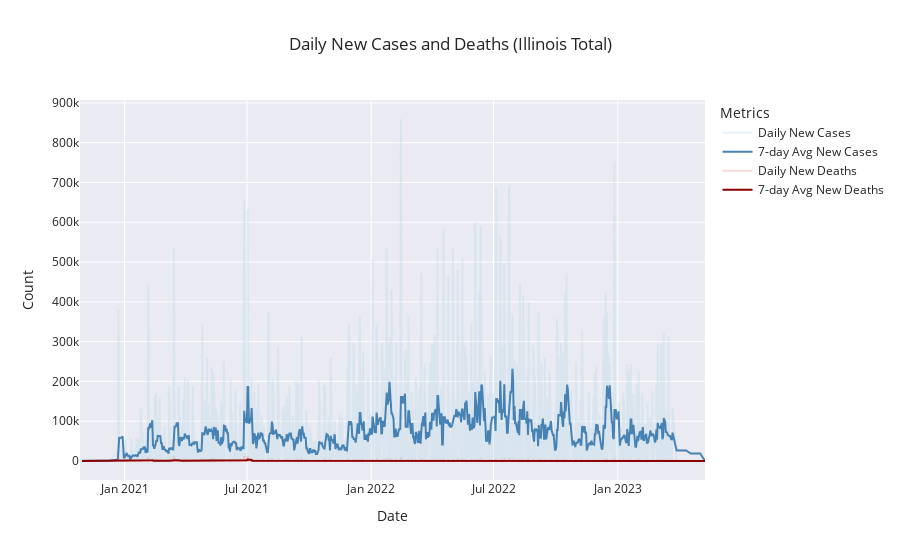

Source (notebook cell):
### Code cell
import plotly.graph_objects as go

# Create a Plotly figure
fig = go.Figure()

# Add daily new cases
fig.add_trace(go.Scatter(
    x=outcomes_time.index,
    y=outcomes_time['new_cases'],
    mode='lines',
    name='Daily New Cases',
    line=dict(color='lightblue', width=2),
    opacity=0.3
))

# Add 7-day rolling average of new cases
fig.add_trace(go.Scatter(
    x=outcomes_time.index,
    y=outcomes_time['new_cases_7d'],
    mode='lines',
    name='7-day Avg New Cases',
    line=dict(color='steelblue', width=2)
))

# Add daily new deaths
fig.add_trace(go.Scatter(
    x=outcomes_time.index,
    y=outcomes_time['new_deaths'],
    mode='lines',
    name='Daily New Deaths',
    line=dict(color='lightcoral', width=2),
    opacity=0.3
))

# Add 7-day rolling average of new deaths
fig.add_trace(go.Scatter(
    x=outcomes_time.index,
    y=outcomes_time['new_deaths_7d'],
    mode='lines',
    name='7-day Avg New Deaths',
    line=dict(color='darkred', width=2)
))

# Update layout
fig.update_layout(
    title='Daily New Cases and Deaths (Illinois Total)',
    xaxis_title='Date',
    yaxis_title='Count',
    legend_title='Metrics',
    template='seaborn'
)

# Show the plot
fig.show()

### Figure 1 — Plotly figure (JSON) as saved in the notebook; plotly's stock layout.template omitted (floating-point values rounded to 4 significant figures; data arrays with more than 128 entries replaced by an {"elided": "..."} marker saying what was removed)
{"data": [{"line": {"color": "lightblue", "width": 2}, "mode": "lines", "name": "Daily New Cases", "opacity": 0.3, "type": "scatter", "x": {"elided": "845 str values"}, "y": {"elided": "845 int values"}}, {"line": {"color": "steelblue", "width": 2}, "mode": "lines", "name": "7-day Avg New Cases", "type": "scatter", "x": {"elided": "845 str values"}, "y": {"elided": "845 float values"}}, {"line": {"color": "lightcoral", "width": 2}, "mode": "lines", "name": "Daily New Deaths", "opacity": 0.3, "type": "scatter", "x": {"elided": "845 str values"}, "y": {"elided": "845 int values"}}, {"line": {"color": "darkred", "width": 2}, "mode": "lines", "name": "7-day Avg New Deaths", "type": "scatter", "x": {"elided": "845 str values"}, "y": {"elided": "845 float values"}}], "layout": {"legend": {"title": {"text": "Metrics"}}, "title": {"text": "Daily New Cases and Deaths (Illinois Total)"}, "xaxis": {"title": {"text": "Date"}}, "yaxis": {"title": {"text": "Count"}}}}
